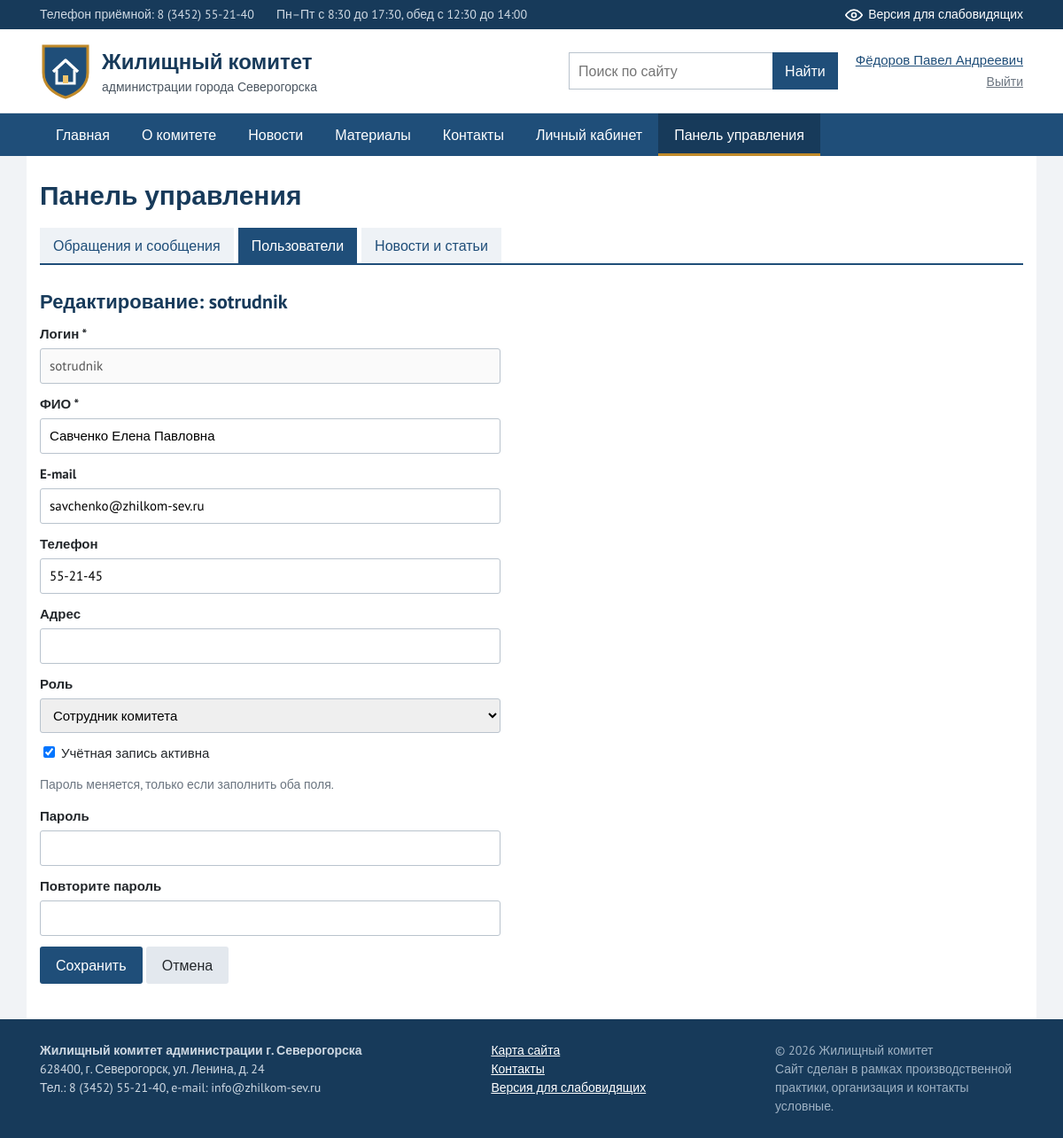
The page /panel/users/2/edit (signed in) on the database its author committed.
### models.py (models this page shows, shortened)
class User(db.Model):
    __tablename__ = 'users'
    id = db.Column(db.Integer, primary_key=True)
    login = db.Column(db.String(50), unique=True, nullable=False)
    password_hash = db.Column(db.String(255), nullable=False)
    fio = db.Column(db.String(150), nullable=False)
    email = db.Column(db.String(120))
    phone = db.Column(db.String(30))
    address = db.Column(db.String(200))
    role = db.Column(db.String(20), default='resident')
    active = db.Column(db.Boolean, default=True)
    created_at = db.Column(db.DateTime, default=datetime.now)
    @property
    def is_staff(self):
        return self.role in ('admin', 'employee')
    @property
    def is_admin(self):
        return self.role == 'admin'

### app.py (the view, shortened to what this page needs)
@app.route('/panel/users/<int:uid>/edit', methods=['GET', 'POST'])
@admin_required
def user_edit(uid):
    me = get_user()
    user = db.get_or_404(User, uid)
    form = {'login': user.login, 'fio': user.fio, 'email': user.email,
            'phone': user.phone, 'address': user.address, 'role': user.role,
            'active': user.active}
    return render_template('panel/user_form.html', form=form,
                           allowed=list(ROLES), edit=user)

### app.py (called while the page is built)
def get_user():
    if 'user' not in g:
        g.user = None
        if session.get('user_id'):
            g.user = db.session.get(User, session['user_id'])
    return g.user

def admin_required(f):
    @wraps(f)
    def wrapper(*args, **kwargs):
        user = get_user()
        if user is None:
            return redirect(url_for('login', next=request.path))
        if not user.is_admin:
            abort(403)
        return f(*args, **kwargs)
    return wrapper

@app.context_processor
def inject_globals():
    return {
        'current_user': get_user(),
        'menu_categories': Category.query.order_by(Category.id).all(),
        'vision': session.get('vision', False),
        'v': session.get('v', VISION_DEFAULT),
        'roles': ROLES,
        'statuses': STATUSES,
        'year': datetime.now().year,
    }

### templates/panel/user_form.html (shortened to what this page needs)
{% extends 'base.html' %}
{% block content %}
<h1 class="page-title">Панель управления</h1>
{% include 'panel/_nav.html' %}
<h2>{{ 'Редактирование: ' ~ edit.login if edit else 'Новый пользователь' }}</h2>
<form method="post" class="form form-narrow">
    <label>Логин *
        {% if edit %}
        <input type="text" value="{{ form.login }}" disabled>
        {% else %}
        <input type="text" name="login" value="{{ form.get('login', '') }}" required>
        {% endif %}
    </label>
    <label>ФИО *
        <input type="text" name="fio" value="{{ form.get('fio', '') }}" required>
    </label>
    <label>E-mail
        <input type="email" name="email" value="{{ form.get('email') or '' }}">
    </label>
    <label>Телефон
        <input type="text" name="phone" value="{{ form.get('phone') or '' }}">
    </label>
    <label>Адрес
        <input type="text" name="address" value="{{ form.get('address') or '' }}">
    </label>
    {% if not edit or edit.id != current_user.id %}
    <label>Роль
        <select name="role">
            {% for key in allowed %}
            <option value="{{ key }}" {{ 'selected' if form.get('role') == key }}>{{ roles[key] }}</option>
            {% endfor %}
        </select>
    </label>
    {% endif %}
    {% if edit and edit.id != current_user.id %}
    <label class="check">
        <input type="checkbox" name="active" value="1" {{ 'checked' if form.active }}>
        Учётная запись активна
    </label>
    {% endif %}
    {% if edit %}<p class="muted">Пароль меняется, только если заполнить оба поля.</p>{% endif %}
    <label>Пароль {{ '' if edit else '*' }}
        <input type="password" name="password" {{ '' if edit else 'required' }}>
    </label>
    <label>Повторите пароль
        <input type="password" name="password2" {{ '' if edit else 'required' }}>
    </label>
    <button type="submit" class="btn">Сохранить</button>
    <a href="{{ url_for('panel_users') }}" class="btn btn-grey">Отмена</a>
</form>
{% endblock %}

### templates/base.html (shortened to what this page needs)
<!DOCTYPE html>
<html lang="ru">
<head>
    <link rel="stylesheet" href="{{ url_for('static', filename='css/style.css') }}">
</head>
{% set ep = request.endpoint %}
<body class="{% if vision %}vision size-{{ v.size }} scheme-{{ v.scheme }} img-{{ v.img }} space-{{ v.space }}{% endif %}">
<div class="topbar">
    <div class="container topbar-inner">
        <span>Телефон приёмной: 8 (3452) 55-21-40</span>
        <span>Пн–Пт с 8:30 до 17:30, обед с 12:30 до 14:00</span>
        {% if not vision %}
        <a href="{{ url_for('vision_on') }}" class="eye-link">
            <img src="{{ url_for('static', filename='img/eye.svg') }}" alt="" width="20" height="20">
            Версия для слабовидящих
        </a>
        {% endif %}
    </div>
</div>
<header class="header">
    <div class="container header-inner">
        <a href="{{ url_for('index') }}" class="logo">
            <img src="{{ url_for('static', filename='img/logo.svg') }}" alt="Логотип комитета" width="58" height="64">
            <span class="logo-text">
                <b>Жилищный комитет</b>
                администрации города Северогорска
            </span>
        </a>
        <form class="header-search" action="{{ url_for('search') }}" method="get">
            <input type="text" name="q" placeholder="Поиск по сайту" value="{{ q if q else '' }}" aria-label="Поиск по сайту">
            <button type="submit">Найти</button>
        </form>
        <div class="header-user">
            {% if current_user %}
                <a href="{{ url_for('cabinet') }}">{{ current_user.fio }}</a>
                <a href="{{ url_for('logout') }}" class="small-link">Выйти</a>
            {% else %}
                <a href="{{ url_for('login') }}" class="btn btn-small">Войти</a>
                <a href="{{ url_for('register') }}" class="small-link">Регистрация</a>
            {% endif %}
        </div>
    </div>
</header>
<nav class="menu">
    <div class="container">
        <ul class="menu-list" id="menuList">
            <li><a href="{{ url_for('index') }}" class="{{ 'active' if ep == 'index' }}">Главная</a></li>
            <li><a href="{{ url_for('about') }}" class="{{ 'active' if ep == 'about' }}">О комитете</a></li>
            <li><a href="{{ url_for('news_list') }}" class="{{ 'active' if ep in ('news_list', 'news_item') }}">Новости</a></li>
            <li class="has-sub">
                <a href="{{ url_for('materials') }}" class="{{ 'active' if ep in ('materials', 'category', 'article') }}">Материалы</a>
            </li>
            <li><a href="{{ url_for('contacts') }}" class="{{ 'active' if ep == 'contacts' }}">Контакты</a></li>
            {% if current_user %}
            <li><a href="{{ url_for('cabinet') }}" class="{{ 'active' if ep in ('cabinet', 'appeal') }}">Личный кабинет</a></li>
                {% if current_user.is_staff %}
                <li><a href="{{ url_for('panel') }}" class="{{ 'active' if ep and (ep.startswith('panel') or ep.startswith('user_') or ep.startswith('content_')) }}">Панель управления</a></li>
                {% endif %}
            {% endif %}
        </ul>
    </div>
</nav>
<main class="container main">
    {% block content %}{% endblock %}
</main>
<footer class="footer">
    <div class="container footer-inner">
        <div>
            <b>Жилищный комитет администрации г. Северогорска</b><br>
            628400, г. Северогорск, ул. Ленина, д. 24<br>
            Тел.: 8 (3452) 55-21-40, e-mail: info@zhilkom-sev.ru
        </div>
        <div>
            <a href="{{ url_for('sitemap') }}">Карта сайта</a><br>
            <a href="{{ url_for('contacts') }}">Контакты</a><br>
            {% if vision %}
            <a href="{{ url_for('vision_off') }}">Обычная версия сайта</a>
            {% else %}
            <a href="{{ url_for('vision_on') }}">Версия для слабовидящих</a>
            {% endif %}
        </div>
        <div class="footer-note">
            © {{ year }} Жилищный комитет<br>
            Сайт сделан в рамках производственной практики,
            организация и контакты условные.
        </div>
    </div>
</footer>
</body>
</html>

### static/css/style.css (style rules this page uses)
* { box-sizing: border-box; }
body { margin: 0; font-family: 'PT Sans', Arial, sans-serif; font-size: 16px; line-height: 1.5; color: #23272b; background: #f1f3f6; }
a { color: #1f4e79; }
img { max-width: 100%; }
h1, h2, h3 { line-height: 1.25; color: #173a5a; }
h2 { font-size: 22px; margin: 28px 0 12px; }
.container { max-width: 1140px; margin: 0 auto; padding: 0 15px; }
.muted { color: #6b7580; font-size: 14px; }
.topbar { background: #173a5a; color: #cfd9e3; font-size: 14px; }
.topbar-inner { display: flex; gap: 25px; align-items: center; padding: 6px 15px; }
.eye-link { margin-left: auto; color: #fff; text-decoration: none; display: flex; align-items: center; gap: 6px; }
.header { background: #fff; border-bottom: 1px solid #d7dde4; }
.header-inner { display: flex; align-items: center; gap: 20px; padding: 15px; }
.logo { display: flex; align-items: center; gap: 12px; text-decoration: none; color: #4a5560; font-size: 14px; }
.logo-text b { display: block; font-size: 24px; color: #173a5a; }
.header-search { margin-left: auto; display: flex; }
.header-search input { width: 230px; padding: 8px 10px; border: 1px solid #b9c3cd; border-right: none; font: inherit; }
.header-search button { padding: 8px 14px; border: none; background: #1f4e79; color: #fff; font: inherit; cursor: pointer; }
.header-user { display: flex; flex-direction: column; align-items: flex-end; gap: 3px; font-size: 15px; }
.small-link { font-size: 14px; color: #6b7580; }
.menu { background: #1f4e79; }
.menu-list { list-style: none; margin: 0; padding: 0; display: flex; flex-wrap: wrap; }
.menu-list > li { position: relative; }
.menu-list a { display: block; padding: 12px 18px; color: #fff; text-decoration: none; }
.menu-list > li > a:hover, .menu-list > li > a.active { background: #173a5a; color: #fff; box-shadow: inset 0 -3px 0 #c08a2a; }
.main { background: #fff; padding-top: 15px; padding-bottom: 40px; min-height: 60vh; }
.page-title { font-size: 30px; margin: 10px 0 18px; }
.btn { display: inline-block; padding: 9px 18px; background: #1f4e79; color: #fff; border: none; border-radius: 3px; text-decoration: none; font: inherit; cursor: pointer; }
.btn-grey { background: #e3e8ee; color: #23272b; }
.form label { display: block; margin-bottom: 12px; font-weight: bold; font-size: 15px; }
.form input[type=text], .form input[type=email], .form input[type=password], .form input[type=date], .form textarea, .form select { display: block; width: 100%; margin-top: 4px; padding: 8px 10px; border: 1px solid #b9c3cd; border-radius: 3px; font: inherit; font-weight: normal; }
.form label.check { font-weight: normal; }
.form-narrow { max-width: 520px; }
.footer { background: #173a5a; color: #cfd9e3; font-size: 14px; }
.footer a { color: #fff; }
.footer-inner { display: flex; justify-content: space-between; gap: 30px; padding: 25px 15px; }
.footer-note { max-width: 280px; color: #9fb2c4; }

### rows shown on the page
User: fio "Фёдоров Павел Андреевич"
User: login "Редактирование: sotrudnik", login "sotrudnik", fio "Савченко Елена Павловна", email "savchenko@zhilkom-sev.ru", phone "55-21-45"

### other values the page prints
form field role "Сотрудник комитета"
